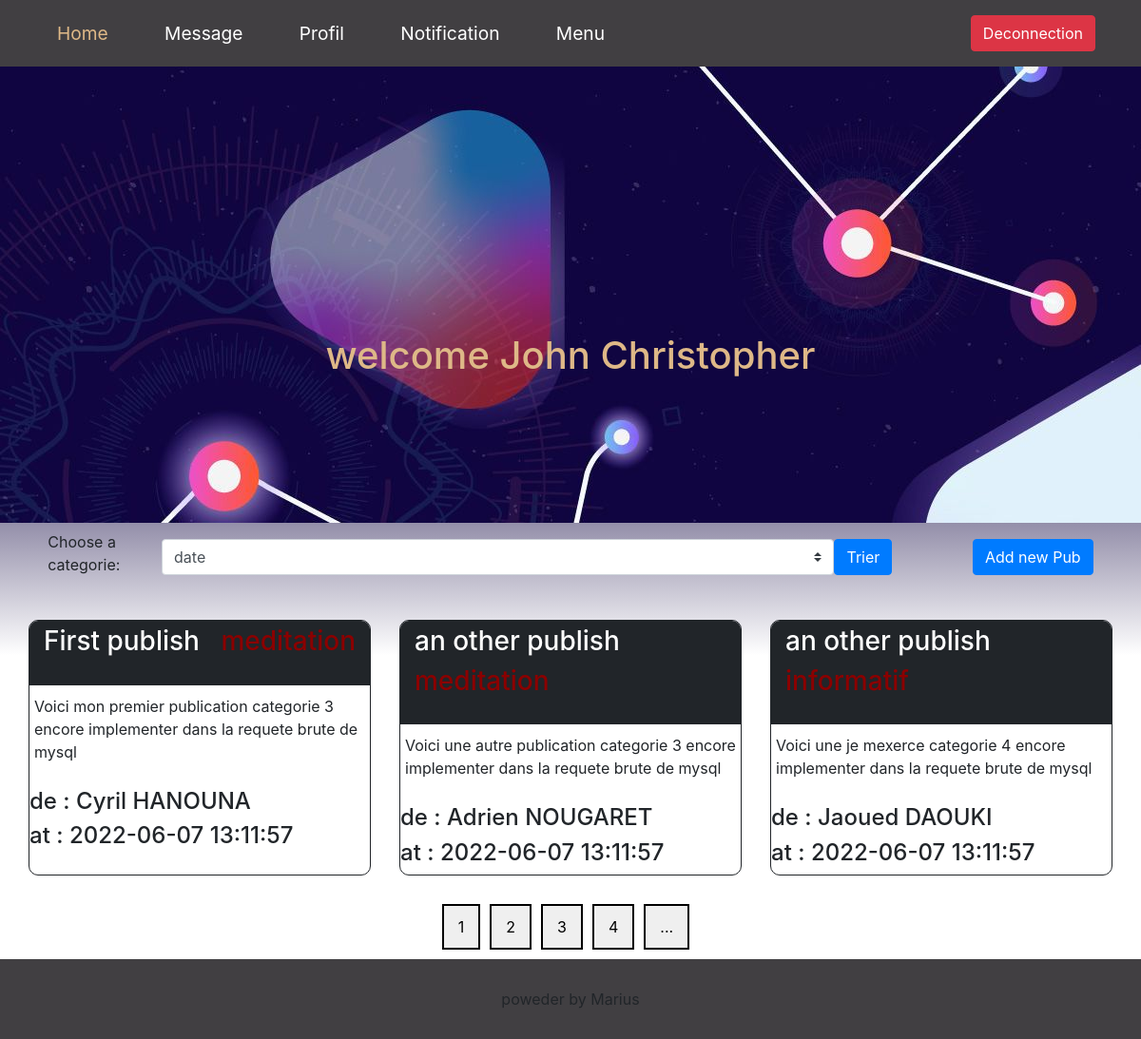
Page / (signed in) on the earlier database version.
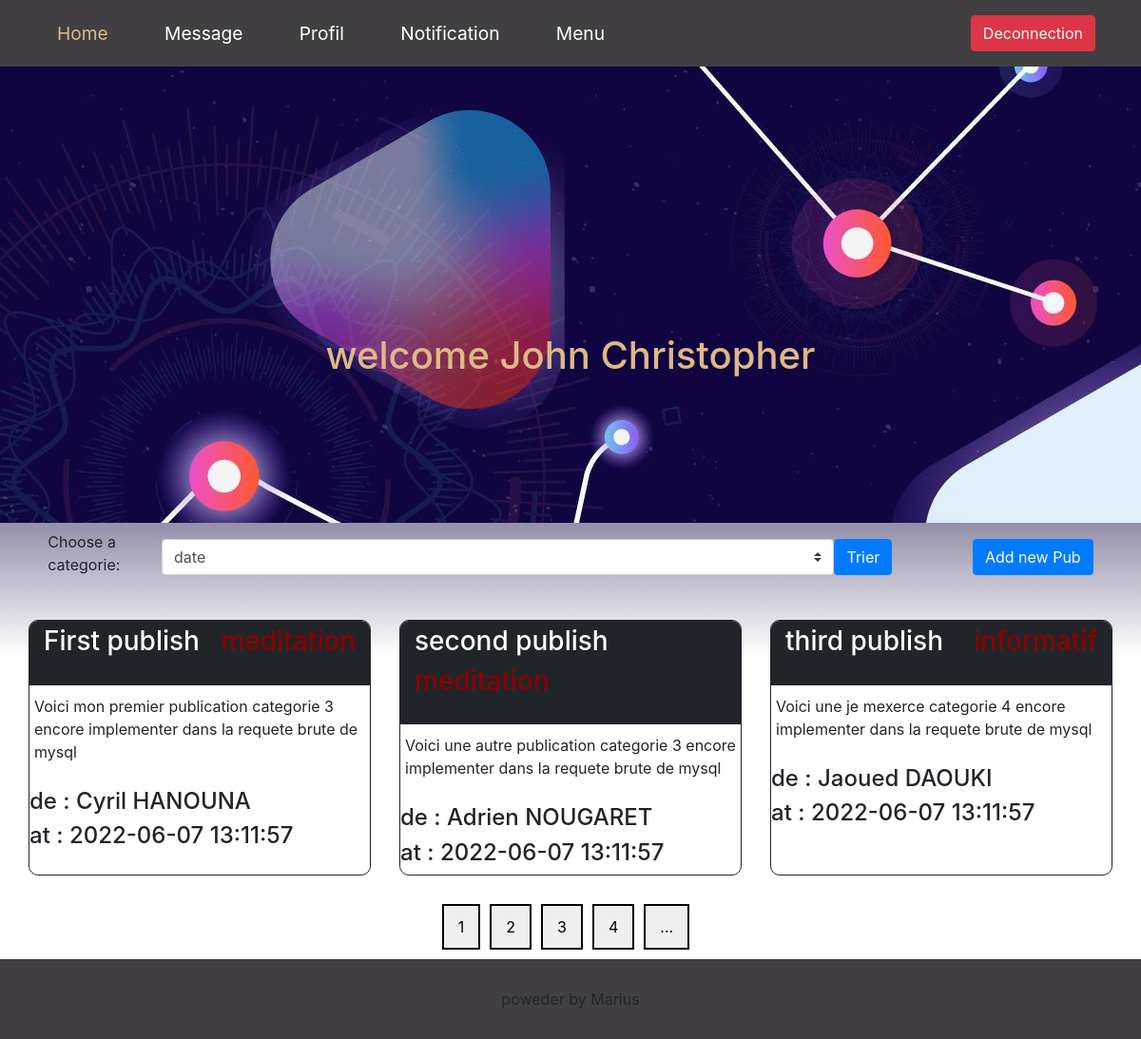
Same page on the later database version.
### tables this page shows
CREATE TABLE IF NOT EXISTS `article`
(
    `id_article` INT PRIMARY KEY NOT NULL AUTO_INCREMENT,
    `article_title` VARCHAR(65) NOT NULL DEFAULT " ",
    `article_content` TEXT NOT NULL ,
    `article_date` DATETIME DEFAULT NOW(),
    `article_authorId` INT NOT NULL DEFAULT 1,
    `article_categorieId` INT NOT NULL DEFAULT 1
);

CREATE TABLE IF NOT EXISTS `member`
(
    `id_member` INT PRIMARY KEY NOT NULL AUTO_INCREMENT,
    `member_firstname` VARCHAR(65) NOT NULL, 
	`member_lastname` VARCHAR(65) NOT NULL, 
	`member_pseudo` VARCHAR(20) NOT NULL,
    `member_birthdate` DATE NOT NULL, 
	`member_tel` CHAR(10),
    `member_password` CHAR(255) NOT NULL,
    `member_img` CHAR(255) DEFAULT '../assets/DB-img/profil/default.jpg'
);

### index.php (called while the page is built, shortened)
<?php
    include "_config/db.php";
    include_once "_classes/member.php";
if(!isset($_SESSION["UserId"]) || empty($_SESSION["UserId"])){
    if(isset($_GET["page"]) && !empty($_GET["page"]) && !isset($_POST["Deconnection"])){
        $page = "error";
        echo"errorrrrr";
    }
    else{
        $page = "login";
    }
}
else{
    include_once "_classes/article.php";
    if(isset($_GET["page"]) && !empty($_GET["page"])){
        $page = trim(strtolower($_GET["page"]));
    }
    else{
        $page = "home";
    }
}
    include_once "controllers/".$page."_controller.php";
    include_once "models/".$page."_model.php";
    include_once "views/".$page."_view.php";
?>

### _classes/member.php (called while the page is built, shortened)
<?php
class member
{
    function __construct($id){
        global $db;
        $reqMember=$db->prepare('SELECT * FROM member WHERE id_member= ?');
        $reqMember->execute([$id]);
        $data=$reqMember->fetch();
        $this->firstname = $data['member_firstname'];
    }
};

### models/home_model.php (called while the page is built, shortened)
<?php
    $memberOn = new Member($_SESSION["UserId"]);
?>

### controllers/home_controller.php (called while the page is built, shortened)
<?php
    if(isset($_POST["categorie"]) && !empty($_POST["categorie"]) && $_POST["categorie"]!="date"){
        $articles = Article::getAllArticleByCategorie($_POST["categorie"]);
        $html_placeholder = $_POST["categorie"];
    }
    else{
        $indexPage = $_SESSION["indexPage"];
        $articles = Article::getHomeArticle($indexPage);
    }
    if(isset($_POST["Add_new-pub"])){
        $display_newPub="";
        $display_linkNewPub="hidden";
    }
    else{
        $display_linkNewPub="";
    }
?>

### _classes/article.php (called while the page is built, shortened)
<?php
class article
{
    static function getHomeArticle($index){
        global $db;
        $reqArticles=$db->prepare('SELECT article.* , member.member_firstname , member.member_lastname , categorie.categorie_name
                                FROM article
                                INNER JOIN member  ON member.id_member = article.article_authorId
                                INNER JOIN categorie  ON categorie.id_categorie = article.article_categorieId
                                WHERE id_article BETWEEN ? AND ?
                                ORDER BY article_date DESC'
                                );
        $reqArticles->execute([(($index-1)*3)+1,(($index-1)*3)+3]);
        return $reqArticles->fetchAll(PDO::FETCH_OBJ);
    }
};

### views/home_view.php (the view, shortened to what this page needs)
<!DOCTYPE html>
<html lang="en">
<head>
    <?php include_once "_shared/head.php";?>
</head>
<body>
    <?php include_once "_shared/header.php";?>
    <div class="home">
        <div class="home_background">
            <h1>welcome <?= $memberOn->firstname ?> </h1>
        </div>
        <div class="m-2 d-flex align-items-center" >
            <form action="" method="post" class="w-75 m-auto d-flex align-items-center">
                <label for="categorie">Choose a categorie:</label>
                <select  class="form-select custom-select" aria-label="Default select example"id="categorie" name="categorie">
                    <option value="date" <?php selectedOption($html_placeholder,"date");?> > date</option>
                </select>
                <button class="btn btn-primary" type="submit">Trier</button>
            </form>
            <form action="" method="post" class="m-auto" <?= $display_linkNewPub?> >
                <button class="btn btn-primary" type="submit" name="Add_new-pub"> Add new Pub</button>
            </form>
        </div>
        <div class="home_list">
            <section class="home_list-section">
                <?php foreach ($articles as $article):?>
                    <article class="home_list-section_article">
                        <div class="home_list-section_articleHead">
                            <h3> <?= $article->article_title ?> <h3>
                            <p> <?= $article->categorie_name ?> </p>
                        </div>
                        <div class="home_list-section_articleContent">
                            <p> <?= $article->article_content ?> </p>
                        </div>
                        <div class="home_list-section_articleAuthor">
                            <h4> <?= "de : ".$article->member_firstname." ".$article->member_lastname ?> <h4>
                            <h4> <?= "at : ".$article->article_date ?> </h4>
                        </div>
                    </article>
                <?php endforeach?>
            </section>
            <div class="indexPage">
                <div class="indexPage_number">
                    <?php for($i=0;$i<4;$i++) :?>
                    <form action="" method="post">
                        <button type="submit" value="<?= $i+$indexPage ?>" name="indexPage"><?= $i+$indexPage ?></button>
                    </form>
                    <?php endfor;?>
                    <form action="" method="post">
                        <button type="submit" value="<?=$indexPage+3 ?>" name="indexPage">...</button>
                    </form>
                </div>
            </div>
        </div>
    </div>
    <?php include_once "_shared/footer.php";?>
    </body>
</html>

Differences in the rows shown:
changed article "Adrien": article_title "an other publish" → "second publish"
changed article "Jaoued": article_title "an other publish" → "third publish"
